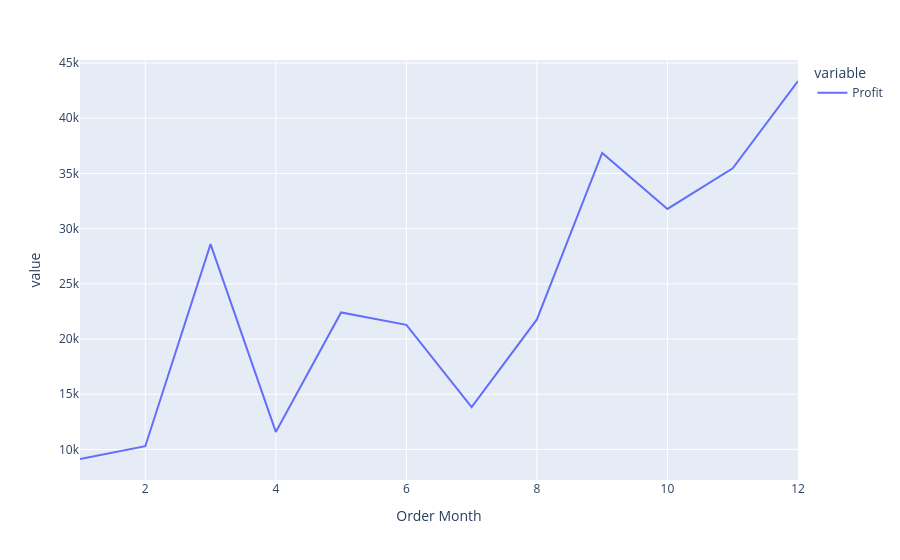

Notebook code for this chart:
### Code cell
import plotly.express as px
fig=px.line(monthly_profit)
fig.show()

### Figure 1 — Plotly figure (JSON) as saved in the notebook; plotly's stock layout.template omitted (floating-point values rounded to 4 significant figures)
{"data": [{"hovertemplate": "variable=Profit<br>Order Month=%{x}<br>value=%{y}<extra></extra>", "legendgroup": "Profit", "line": {"color": "#636efa", "dash": "solid"}, "marker": {"symbol": "circle"}, "mode": "lines", "name": "Profit", "orientation": "v", "showlegend": true, "x": [1, 2, 3, 4, 5, 6, 7, 8, 9, 10, 11, 12], "xaxis": "x", "y": [9134.0, 10290.0, 28590.0, 11590.0, 22410.0, 21290.0, 13830.0, 21780.0, 36860.0, 31780.0, 35470.0, 43370.0], "yaxis": "y", "type": "scatter"}], "layout": {"xaxis": {"anchor": "y", "domain": [0.0, 1.0], "title": {"text": "Order Month"}}, "yaxis": {"anchor": "x", "domain": [0.0, 1.0], "title": {"text": "value"}}, "legend": {"title": {"text": "variable"}, "tracegroupgap": 0}, "margin": {"t": 60}}}
